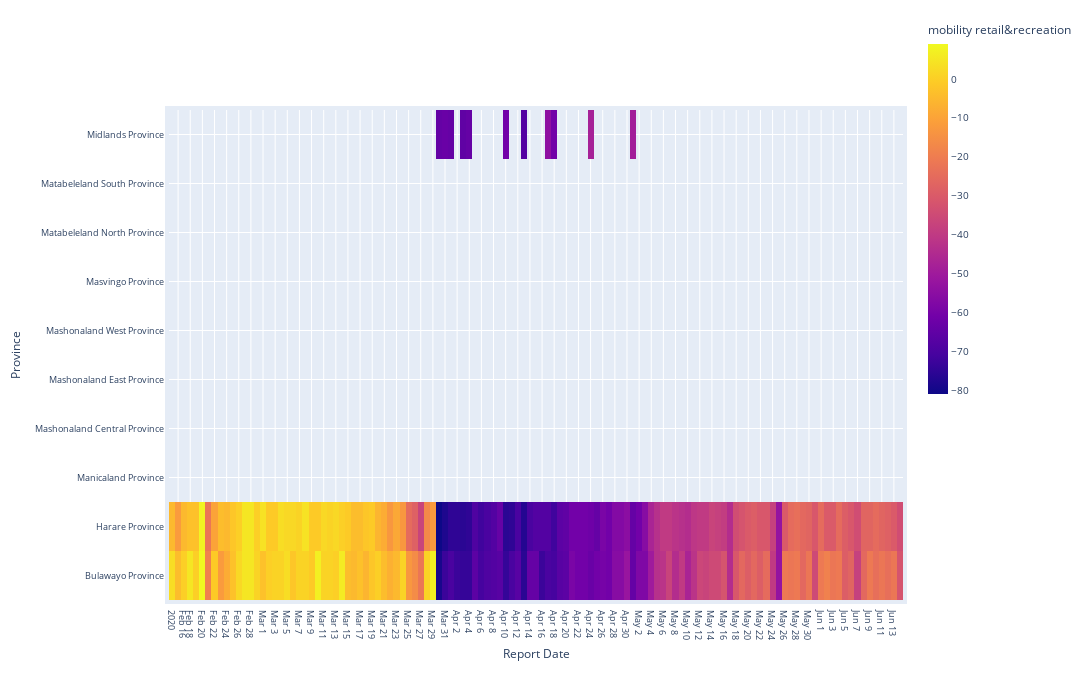

The notebook cell saved with this chart:
### Code cell
fig = go.Figure(data=go.Heatmap(
        z=zimmobility['retail_and_recreation'],
        x=zimmobility['date'],
        y=zimmobility['region1'],       
        colorscale='plasma',
        colorbar=dict(thickness=20,lenmode='fraction',len=0.8,
                      tickcolor='black',tickfont=dict(size=10),y=0.8,
                     title='mobility retail&recreation')
))

fig.update_layout(
    #title='Heat Map, Mobility in Zimbabwe, '+min_date+' to '+max_date, 
    titlefont=dict(size=14),
    yaxis_nticks=len(zimmobility['region1'].unique()),
    xaxis_nticks=len(zimmobility['date'].unique()),
    width=1100,
    height=700,
    yaxis=dict(title_text="Province", titlefont=dict(size=12),tickfont=dict(size=9)),
    xaxis=dict(title_text="Report Date",titlefont=dict(size=12),tickfont=dict(size=9)),
    margin=dict(l=50, r=50, b=100, t=100,pad=4)
)

fig.show()

### Figure 1 — Plotly figure (JSON) as saved in the notebook; plotly's stock layout.template omitted (floating-point values rounded to 4 significant figures; data arrays with more than 128 entries replaced by an {"elided": "..."} marker saying what was removed)
{"data": [{"colorbar": {"len": 0.8, "lenmode": "fraction", "thickness": 20, "tickcolor": "black", "tickfont": {"size": 10}, "title": {"text": "mobility retail&recreation"}, "y": 0.8}, "colorscale": [[0, "#0d0887"], [0.1111, "#46039f"], [0.2222, "#7201a8"], [0.3333, "#9c179e"], [0.4444, "#bd3786"], [0.5556, "#d8576b"], [0.6667, "#ed7953"], [0.7778, "#fb9f3a"], [0.8889, "#fdca26"], [1, "#f0f921"]], "type": "heatmap", "x": {"elided": "1168 str values"}, "y": {"elided": "1168 str values"}, "z": {"elided": "1168 int values"}}], "layout": {"height": 700, "margin": {"b": 100, "l": 50, "pad": 4, "r": 50, "t": 100}, "title": {"font": {"size": 14}}, "width": 1100, "xaxis": {"nticks": 121, "tickfont": {"size": 9}, "title": {"font": {"size": 12}, "text": "Report Date"}}, "yaxis": {"nticks": 11, "tickfont": {"size": 9}, "title": {"font": {"size": 12}, "text": "Province"}}}}
